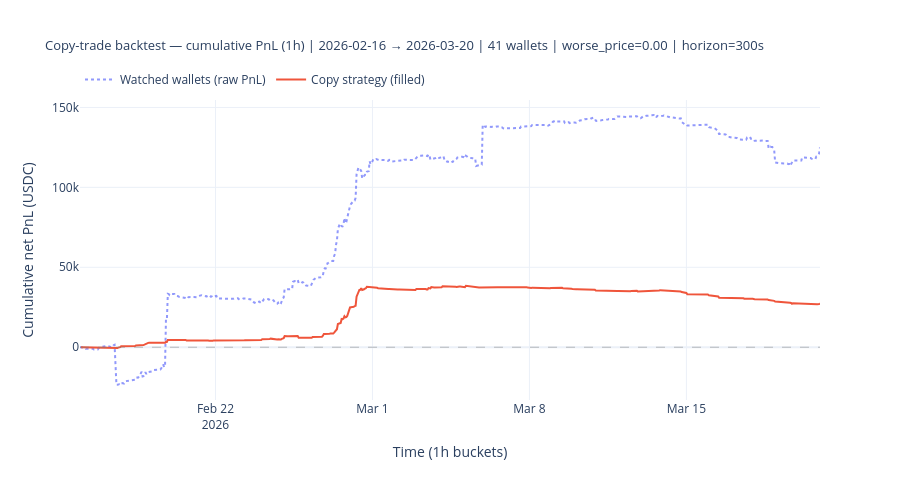

The notebook cell this image was saved under:
### Markdown cell above
## Cumulative PnL chart

### Code cell
import plotly.graph_objects as go
from plotly.subplots import make_subplots

fig = go.Figure()

# ── Wallet cohort trace ───────────────────────────────────────────────────────
if not wallet_hourly.empty:
    wh = with_zero_anchor(wallet_hourly)
    fig.add_trace(go.Scatter(
        x=wh["trade_dt"],
        y=wh["cum_net_pnl_usdc"],
        mode="lines",
        line=dict(dash="dot", width=2),
        opacity=0.7,
        name="Watched wallets (raw PnL)",
        hovertemplate=(
            "<b>Watched wallets</b><br>"
            "%{x|%Y-%m-%d %H:%M}<br>"
            "cum PnL: %{y:.2f} USDC<extra></extra>"
        ),
    ))

# ── Copy-strategy trace ───────────────────────────────────────────────────────
if not copy_hourly.empty:
    ch = with_zero_anchor(copy_hourly)
    fig.add_trace(go.Scatter(
        x=ch["trade_dt"],
        y=ch["cum_net_pnl_usdc"],
        mode="lines",
        line=dict(dash="solid", width=2),
        name="Copy strategy (filled)",
        hovertemplate=(
            "<b>Copy strategy</b><br>"
            "%{x|%Y-%m-%d %H:%M}<br>"
            "cum PnL: %{y:.2f} USDC<extra></extra>"
        ),
    ))

fig.add_hline(y=0, line_dash="dash", line_color="grey", line_width=1, opacity=0.5)

fig.update_layout(
    template="plotly_white",
    height=480,
    title=dict(
        text=(
            f"Copy-trade backtest — cumulative PnL (1h) | "
            f"{period_start} → {period_end} | "
            f"{len(WATCHED_WALLETS)} wallets | "
            f"worse_price={WORSE_PRICE_OFFSET:.2f} | "
            f"horizon={int(FILL_HORIZON_SECONDS)}s"
        ),
        font=dict(size=13),
    ),
    xaxis_title="Time (1h buckets)",
    yaxis_title="Cumulative net PnL (USDC)",
    legend=dict(orientation="h", yanchor="bottom", y=1.02, xanchor="left", x=0),
)

fig.show()

### Figure 1 — Plotly figure (JSON) as saved in the notebook; plotly's stock layout.template omitted (floating-point values rounded to 4 significant figures; data arrays with more than 128 entries replaced by an {"elided": "..."} marker saying what was removed)
{"data": [{"hovertemplate": "<b>Watched wallets</b><br>%{x|%Y-%m-%d %H:%M}<br>cum PnL: %{y:.2f} USDC<extra></extra>", "line": {"dash": "dot", "width": 2}, "mode": "lines", "name": "Watched wallets (raw PnL)", "opacity": 0.7, "type": "scatter", "x": {"elided": "774 str values"}, "y": {"elided": "774 float values"}}, {"hovertemplate": "<b>Copy strategy</b><br>%{x|%Y-%m-%d %H:%M}<br>cum PnL: %{y:.2f} USDC<extra></extra>", "line": {"dash": "solid", "width": 2}, "mode": "lines", "name": "Copy strategy (filled)", "type": "scatter", "x": {"elided": "706 str values"}, "y": {"elided": "706 float values"}}], "layout": {"height": 480, "legend": {"orientation": "h", "x": 0, "xanchor": "left", "y": 1.02, "yanchor": "bottom"}, "shapes": [{"line": {"color": "grey", "dash": "dash", "width": 1}, "opacity": 0.5, "type": "line", "x0": 0, "x1": 1, "xref": "x domain", "y0": 0, "y1": 0, "yref": "y"}], "title": {"font": {"size": 13}, "text": "Copy-trade backtest — cumulative PnL (1h) | 2026-02-16 → 2026-03-20 | 41 wallets | worse_price=0.00 | horizon=300s"}, "xaxis": {"title": {"text": "Time (1h buckets)"}}, "yaxis": {"title": {"text": "Cumulative net PnL (USDC)"}}}}
